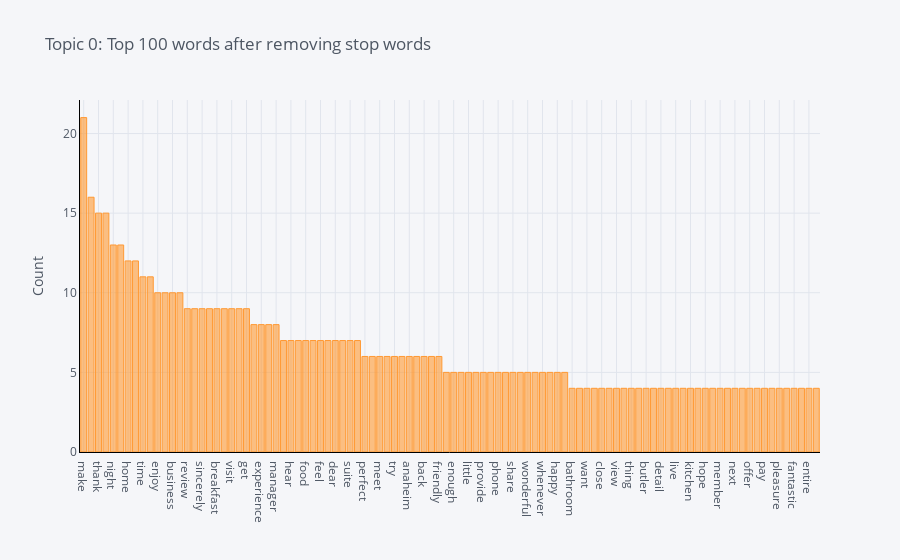

The notebook cell saved with this chart:
### Code cell
plot_model(model=lda, plot = 'frequency', topic_num = 'Topic 0')

### Figure 1 — Plotly figure (JSON) as saved in the notebook; plotly's stock layout.template omitted (floating-point values rounded to 4 significant figures)
{"data": [{"marker": {"color": "rgba(255, 153, 51, 0.6)", "line": {"color": "rgba(255, 153, 51, 1.0)", "width": 1}}, "name": "count", "orientation": "v", "text": "", "type": "bar", "x": ["make", "need", "thank", "service", "night", "guest", "home", "see", "time", "well", "enjoy", "away", "business", "clean", "review", "restaurant", "sincerely", "say", "breakfast", "trip", "visit", "appreciate", "get", "really", "experience", "location", "manager", "helpful", "hear", "find", "food", "also", "feel", "place", "dear", "soon", "suite", "team", "perfect", "recent", "meet", "take", "try", "use", "anaheim", "work", "back", "feedback", "friendly", "last", "enough", "day", "little", "come", "provide", "coffee", "phone", "office", "share", "walk", "wonderful", "ask", "whenever", "much", "happy", "arrive", "bathroom", "area", "want", "special", "close", "choose", "view", "call", "thing", "deliver", "butler", "regard", "detail", "directly", "live", "large", "kitchen", "hour", "hope", "help", "member", "name", "next", "nice", "offer", "open", "pay", "far", "pleasure", "property", "fantastic", "exceptional", "entire", "love"], "y": [21, 16, 15, 15, 13, 13, 12, 12, 11, 11, 10, 10, 10, 10, 9, 9, 9, 9, 9, 9, 9, 9, 9, 8, 8, 8, 8, 7, 7, 7, 7, 7, 7, 7, 7, 7, 7, 7, 6, 6, 6, 6, 6, 6, 6, 6, 6, 6, 6, 5, 5, 5, 5, 5, 5, 5, 5, 5, 5, 5, 5, 5, 5, 5, 5, 5, 4, 4, 4, 4, 4, 4, 4, 4, 4, 4, 4, 4, 4, 4, 4, 4, 4, 4, 4, 4, 4, 4, 4, 4, 4, 4, 4, 4, 4, 4, 4, 4, 4, 4]}], "layout": {"legend": {"bgcolor": "#F5F6F9", "font": {"color": "#4D5663"}}, "paper_bgcolor": "#F5F6F9", "plot_bgcolor": "#F5F6F9", "title": {"font": {"color": "#4D5663"}, "text": "Topic 0: Top 100 words after removing stop words"}, "xaxis": {"gridcolor": "#E1E5ED", "linecolor": "black", "showgrid": true, "tickfont": {"color": "#4D5663"}, "title": {"font": {"color": "#4D5663"}, "text": ""}, "zerolinecolor": "#E1E5ED"}, "yaxis": {"gridcolor": "#E1E5ED", "linecolor": "black", "showgrid": true, "tickfont": {"color": "#4D5663"}, "title": {"font": {"color": "#4D5663"}, "text": "Count"}, "zerolinecolor": "#E1E5ED"}}}
